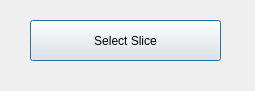
<?xml version="1.0" encoding="UTF-8"?>
<ui version="4.0">
 <class>Dialog</class>
 <widget class="QDialog" name="Dialog">
  <property name="geometry">
   <rect>
    <x>0</x>
    <y>0</y>
    <width>255</width>
    <height>91</height>
   </rect>
  </property>
  <property name="windowTitle">
   <string>Dialog</string>
  </property>
  <widget class="QPushButton" name="selectSliceButton">
   <property name="geometry">
    <rect>
     <x>30</x>
     <y>20</y>
     <width>191</width>
     <height>41</height>
    </rect>
   </property>
   <property name="text">
    <string>Select Slice</string>
   </property>
  </widget>
 </widget>
 <resources/>
 <connections/>
</ui>
